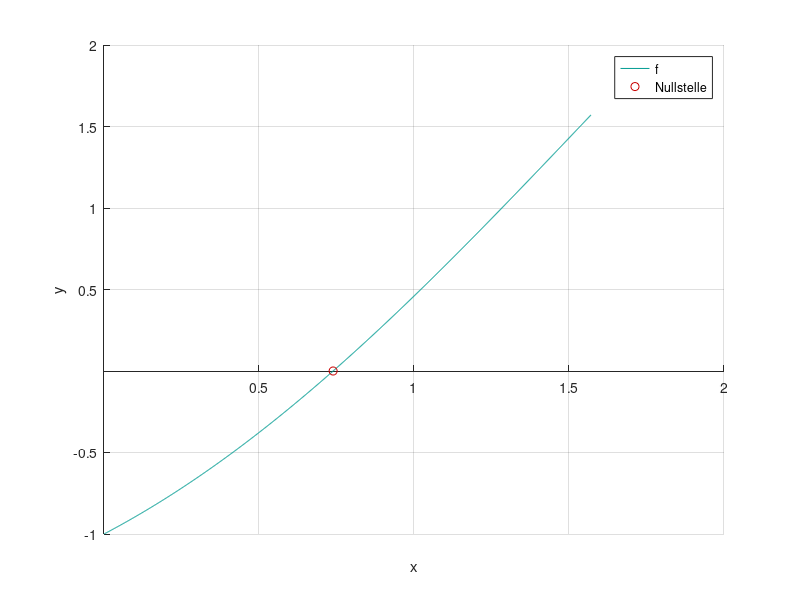

Here is the MATLAB script that generated this plot:
function D_SkriptNewton_L()
clear all
close all
MatlabOn=0;

I = [0,pi/2];
f  = @(x) x - cos(x);
df = @(x) 1 + sin(x);
x0 = (I(1)+I(2))/2;

[x iter] = MyNewton(f,df,x0,1.0e-08,1);

fprintf("Eine genäherte Nullstelle wurde nach %d Iterationen gefunden: ",iter);
fprintf("%.2e\n",x);

%%
htwg_gruen=[0,155,145]/255;
drot = [200,0,0]/255;
xx = linspace(I(1),I(2),1000);
if MatlabOn
    % Figure position fuer Matlab
    h = figure(1);
    h.Position = [3 538 560 420];
else
    % Figure position fuer Octave
    figure(1,"position",[3 538 560 420]);
end

hold on
grid on
plot(xx,f(xx),'-','Color',htwg_gruen);
plot(x,f(x),'o','Color',drot);
set(gca,'XAxisLocation','origin','YAxisLocation','origin')
xlabel('x')
ylabel('y')
legend('f','Nullstelle');
if MatlabOn; print(h,'-dpng','PicNewton.png'); end


end



function [x iter]=MyNewton(f,df,x0,TOL,flag)
%
% x=MyNewton(f,df,x0,TOL,flag)
%

iter = 0;
x = x0;
while abs(f(x))>TOL & iter<10
    iter = iter+1;
    if abs(df(x))<eps
        fprintf("Error in MyNewton\n");
        break
    else
        x = x - f(x)/df(x);
        if flag
            fprintf("iter = %010d: x = %10.2e, res = %10.2e\n",iter,x,abs(f(x))); 
        end
    end
end


end
